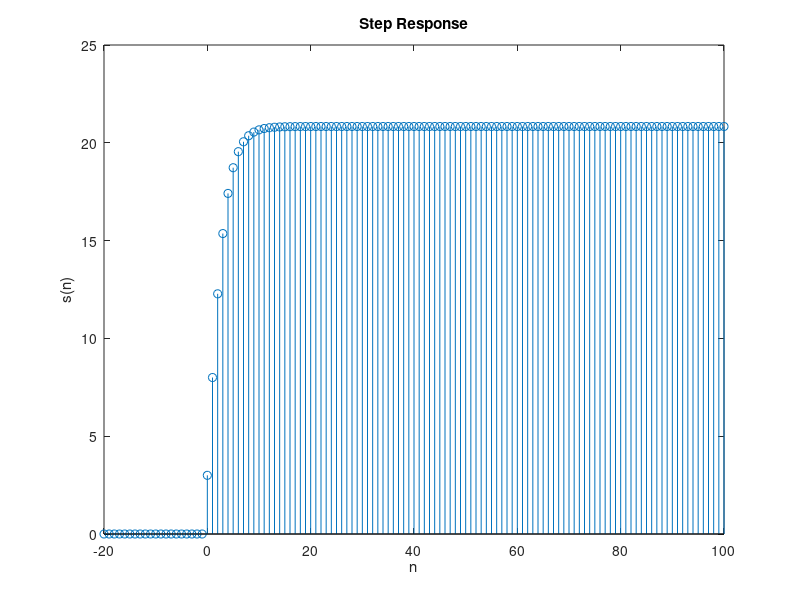

Source code (MATLAB):
b = [3 ,2]; a = [1, -1, 0.24]; n = [-20:100];
x = (n-0) >= 0; % x = stepseq(0,-10,120);
s = filter(b,a,x);
stem(n,s);
title('Step Response');
xlabel('n'); ylabel('s(n)')